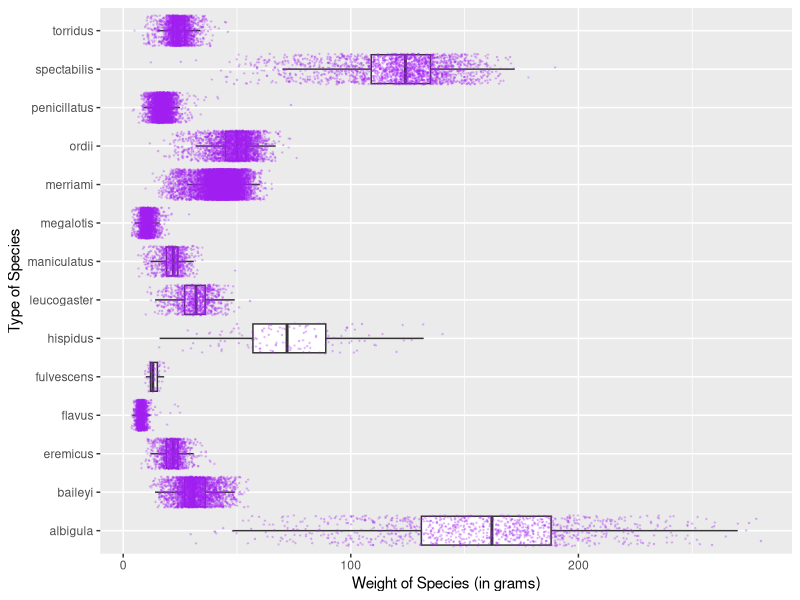
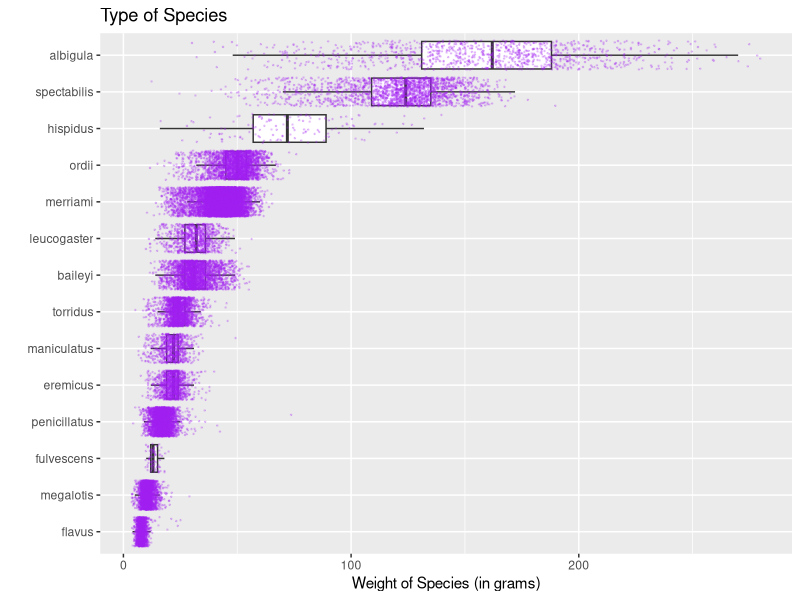
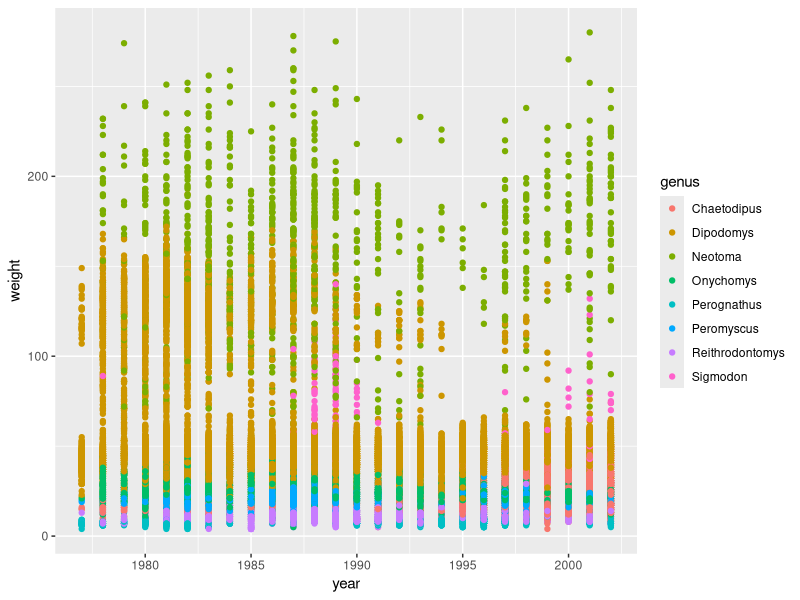
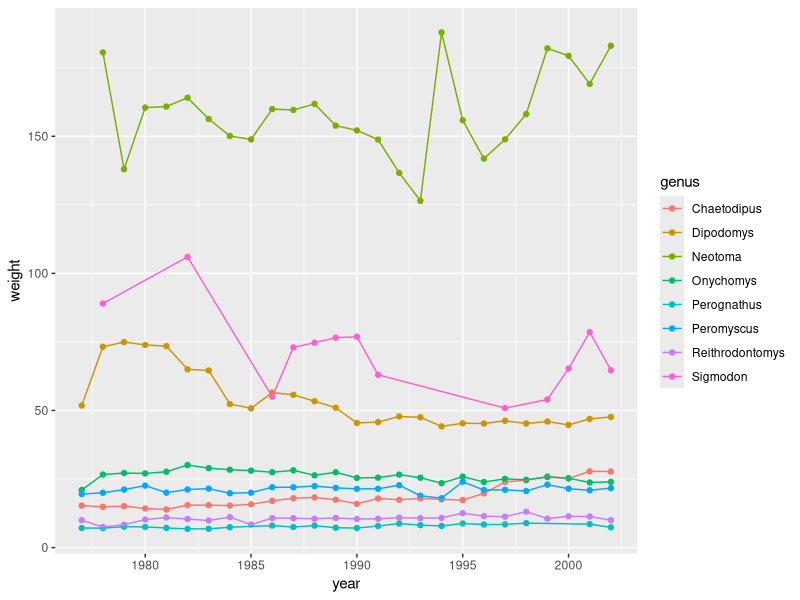
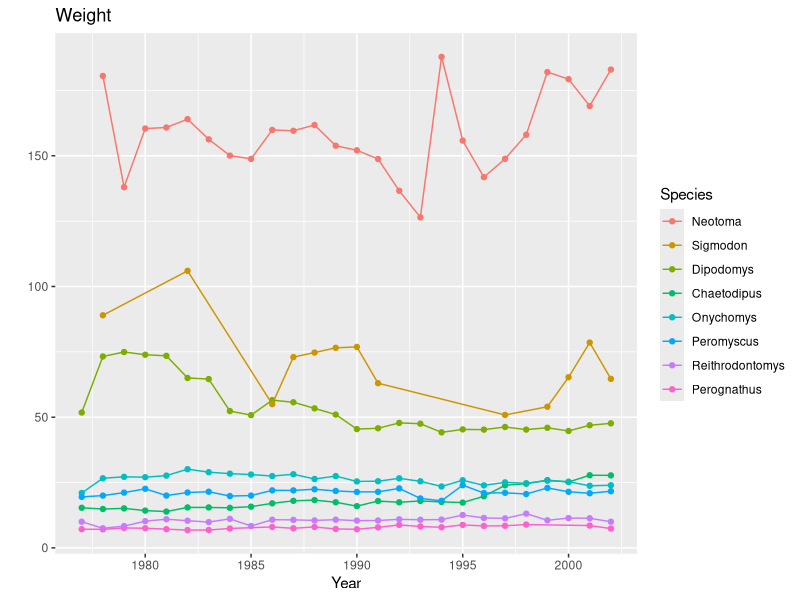
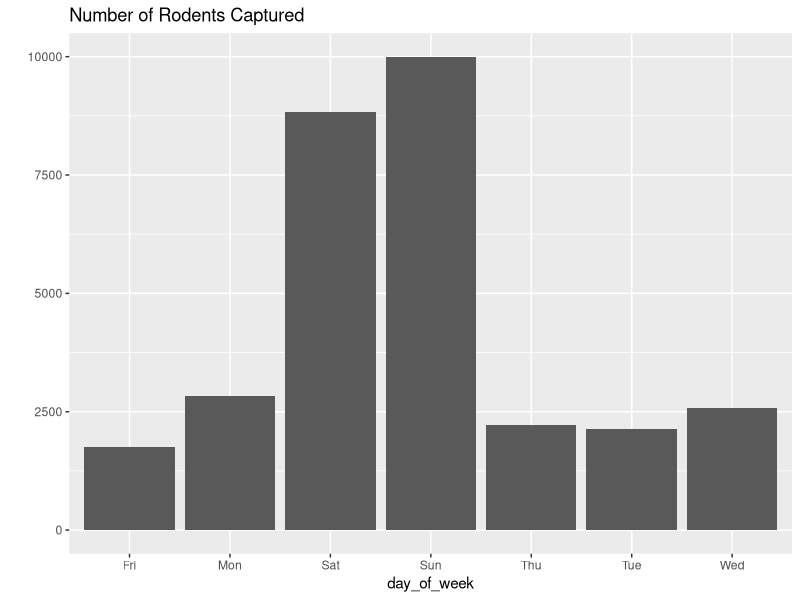

Write R code to recreate these figures, in order. (Note: this script raises an error after producing the figures.)
## ---- chunk 1
#| message: false
library(tidyverse)
## ---- chunk 2
#| message: false
surveys <- read_csv(here::here("supporting_artifacts",
                               "learning_targets",
                               "Lab5",
                               "surveys.csv")) 
## ---- chunk 3
ggplot(data = surveys, 
       mapping = aes(x = weight, 
                     y = species)
       ) +
  geom_boxplot(outlier.shape = NA) +
  geom_jitter(size = .25, 
              color = "Purple", 
              alpha = .20) +
  xlab("Weight of Species (in grams)") +
  ylab("Type of Species")
## ---- chunk 4
surveys <- surveys |>
  mutate(
    species = fct_reorder(species,
                          weight,
                          .desc = FALSE)
    )
ggplot(data = surveys, 
       mapping = aes(x = weight,
                     y = species)
       ) +
  geom_boxplot(outlier.shape = NA) +
  geom_jitter(size = .25, 
              color = "Purple", 
              alpha = .20) +
  labs(x = "Weight of Species (in grams)",
       y = "") +
  ggtitle("Type of Species")
## ---- chunk 5
ggplot(data = surveys,
       mapping = aes(x = year,
                     y = weight,
                     color = genus)) +
  geom_point()
## ---- chunk 6
weightavg <- surveys |>
  group_by(genus, year) |>
  summarize(across(.cols = weight,
                   mean,
                   na.rm = TRUE),
            .groups = "keep"
            )
ggplot(data = weightavg,
       mapping = aes(x = year,
                     y = weight,
                     color = genus)) +
  geom_point() +
  geom_line()
## ---- chunk 7
weightavg <- surveys |>
  group_by(genus, year) |>
  summarize(across(.cols = weight,
                   mean,
                   na.rm = TRUE),
            .groups = "keep"
            )

ggplot(data = weightavg,
       mapping = aes(x = year,
                     y = weight,
                     color = fct_reorder2(genus,
                         year,
                         weight,
                         .desc = TRUE))) +
  geom_point() +
  geom_line() +
  labs(x = "Year",
       y = "",
       color = "Species") +
  ggtitle("Weight")
## ---- chunk 8
surveys <- surveys |>
  filter(
    day_of_week != is.na(day_of_week)
  )
ggplot(data = surveys,
       mapping = aes(x = day_of_week)) +
  geom_bar() +
  labs(y = "") +
  ggtitle("Number of Rodents Captured")
## ---- chunk 9
surveys <- surveys|>
  mutate(
    day_of_week = fct_relevel(day_of_week,
                              levels = c("Mon",
                                         "Tue",
                                         "Wed",
                                         "Thu",
                                         "Fri",
                                         "Sat",
                                         "Sun"))
  )

ggplot(data = surveys,
       mapping = aes(x = day_of_week)) +
  geom_bar() +
  labs(y = "") +
  ggtitle("Number of Rodents Captured")
## ---- chunk 10
week <- surveys |>
  mutate(
    weekday = fct_collapse(day_of_week,
                           weekend = c("Sat", "Sun"),
                           weekday = c("Mon",
                                       "Tue",
                                       "Wed",
                                       "Thu",
                                       "Fri"))
    )

ggplot(data = week,
       mapping = aes(x = weekday)) +
  geom_bar() +
  labs(x = "Day of the Week",
       y = "") +
  ggtitle("Number of Captures")
